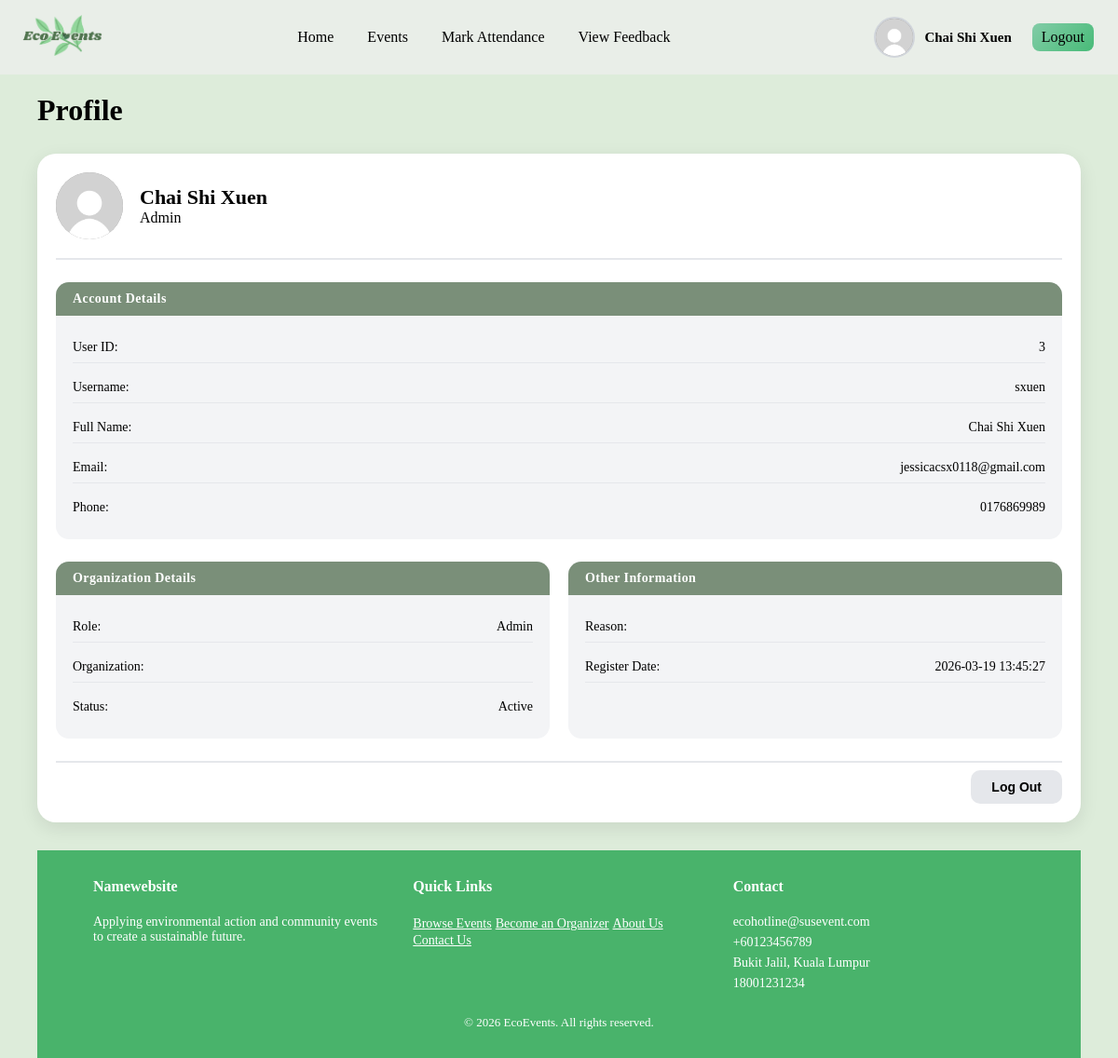
The page /EventOrg/Profile.php (signed in) on the database its author committed.
### tables this page shows
CREATE TABLE `user` (
  `user_id` int(11) NOT NULL,
  `user_fullname` varchar(255) NOT NULL,
  `user_email` varchar(255) NOT NULL,
  `user_username` varchar(255) NOT NULL,
  `user_phoneNumber` varchar(50) NOT NULL,
  `user_password` varchar(255) NOT NULL,
  `user_profilePicture` varchar(255) DEFAULT NULL,
  `user_role` varchar(20) NOT NULL,
  `user_point` int(11) NOT NULL,
  `user_organization` varchar(255) DEFAULT NULL,
  `user_reason` varchar(255) DEFAULT NULL,
  `user_document` varchar(255) DEFAULT NULL,
  `user_status` varchar(255) NOT NULL,
  `user_registerDate` datetime NOT NULL DEFAULT current_timestamp()
);

### EventOrg/Profile.php (the view, shortened to what this page needs)
<?php
include "config.php";
$userEmail = $_SESSION['user_email'];
$sql = "SELECT * FROM user WHERE user_email = ?";
$stmt = mysqli_prepare($conn, $sql);
mysqli_stmt_bind_param($stmt, "s", $userEmail);
mysqli_stmt_execute($stmt);
$result = mysqli_stmt_get_result($stmt);
if ($result && mysqli_num_rows($result) == 1) {
    $user = mysqli_fetch_assoc($result);
    $profilePic = !empty($user['user_profilePicture']) ? $user['user_profilePicture'] : "defaultProfile.png";
    $profilePicPath = $profilePic;
} else {
    header("Location: login.html");
    exit();
}
?>
<!DOCTYPE html>
<html lang="en">
<head>
    <link rel="stylesheet" href="CSS/style.css">
</head>
<body class="Dashboard">
<?php include("header.php"); ?>
<main class="container profile-page">
    <h1 class="profile-title">Profile</h1>
    <section class="profile-card">
        <div class="profile-top">
            <img class="profile-avatar"
                 src="<?php echo htmlspecialchars($profilePicPath); ?>"
                 alt="Profile Picture"
                 onerror="this.src='defaultProfile.png'">
            <div>
                <div class="profile-name"><?php echo htmlspecialchars($user['user_fullname']); ?></div>
                <div class="profile-subtitle"><?php echo htmlspecialchars($user['user_role']); ?></div>
            </div>
        </div>
        <div class="profile-block">
            <div class="profile-block-title">Account Details</div>
            <div class="profile-block-body">
                <div class="profile-row"><span>User ID:</span> <?php echo htmlspecialchars($user['user_id']); ?></div>
                <div class="profile-row"><span>Username:</span> <?php echo htmlspecialchars($user['user_username']); ?></div>
                <div class="profile-row"><span>Full Name:</span> <?php echo htmlspecialchars($user['user_fullname']); ?></div>
                <div class="profile-row"><span>Email:</span> <?php echo htmlspecialchars($user['user_email']); ?></div>
                <div class="profile-row"><span>Phone:</span> <?php echo htmlspecialchars($user['user_phoneNumber']); ?></div>
            </div>
        </div>
        <div class="profile-grid">
            <div class="profile-block">
                <div class="profile-block-title">Organization Details</div>
                <div class="profile-block-body">
                    <div class="profile-row"><span>Role:</span> <?php echo htmlspecialchars($user['user_role']); ?></div>
                    <div class="profile-row"><span>Organization:</span> <?php echo htmlspecialchars($user['user_organization']); ?></div>
                    <div class="profile-row"><span>Status:</span> <?php echo htmlspecialchars($user['user_status']); ?></div>
                </div>
            </div>
            <div class="profile-block">
                <div class="profile-block-title">Other Information</div>
                <div class="profile-block-body">
                    <div class="profile-row"><span>Reason:</span> <?php echo htmlspecialchars($user['user_reason']); ?></div>
                    <div class="profile-row"><span>Register Date:</span> <?php echo htmlspecialchars($user['user_registerDate']); ?></div>
                     <div class="profile-row"><span></span> </div>
                </div>
            </div>
                </div>
        <div class="profile-actions">
            <button class="profile-action-btn" onclick="location.href='logout.php'">Log Out</button>
        </div>
    </section>
</main>
<?php include("footer.php"); ?>
</body>
</html>

### EventOrg/CSS/style.css (style rules this page uses)
:root { --button: linear-gradient(135deg,#2f855a,#48bb78); --Logoutbutton: linear-gradient(135deg,#82cca7,#48bb78); --darkgreen: #7a8f79; --header: #e9eee8; --footer: #49b36b; --background: #ddecda; --white: #ffffff; --black: #000000; }
body { margin: 0; min-height: 100vh; display: flex; flex-direction: column; background: var(--background); }
.Dashboard { flex: 1; margin: 0px 40px; }
.profile-page { max-width: 1400px; margin: auto; width: 100%; }
.profile-title { margin-top: 100px; margin-bottom: 28px; font-size: 32px; font-weight: 800; color: var(--black); }
.profile-card { background: var(--white); border-radius: 20px; box-shadow: 0 6px 20px rgba(0, 0, 0, 0.09); padding: 20px; display: flex; flex-direction: column; gap: 24px; }
.profile-top { display: flex; align-items: center; gap: 18px; padding-bottom: 20px; border-bottom: 2px solid #e5e7eb; }
.profile-avatar { width: 72px; height: 72px; border-radius: 50%; background: #999; flex-shrink: 0; }
.profile-name { font-size: 22px; font-weight: 700; color: var(--black); }
.profile-block { background: #f3f4f6; border-radius: 14px; overflow: hidden; }
.profile-block-title { background: var(--darkgreen); color: var(--white); font-size: 14px; font-weight: 700; padding: 10px 18px; letter-spacing: 0.03em; }
.profile-block-body { padding: 18px; display: flex; flex-direction: column; gap: 10px; }
.profile-row { display: flex; justify-content: space-between; align-items: center; font-size: 14px; padding: 8px 0; border-bottom: 1px solid #e5e7eb; }
.profile-row:last-child { border-bottom: none; }
.profile-row span:first-child { font-weight: 600; color: #555; }
.profile-row span:last-child { color: var(--black); font-weight: 500; }
.profile-grid { display: grid; grid-template-columns: repeat(2, 1fr); gap: 20px; }
.profile-actions { display: flex; justify-content: flex-end; gap: 12px; padding-top: 8px; border-top: 2px solid #e5e7eb; }
.profile-action-btn { padding: 10px 22px; border-radius: 10px; border: none; font-size: 14px; font-weight: 600; cursor: pointer; background: #e5e7eb; color: var(--black); transition: background 0.2s, transform 0.2s; }

### rows shown on the page
user: user_profilePicture (placeholder picture), user_fullname "Chai Shi Xuen", user_role "Admin", user_id "3", user_username "sxuen", user_email "jessicacsx0118@gmail.com", user_phoneNumber "0176869989", user_status "Active", user_registerDate "2026-03-19 13:45:27"

### other values the page prints
$userName "Chai Shi Xuen"
